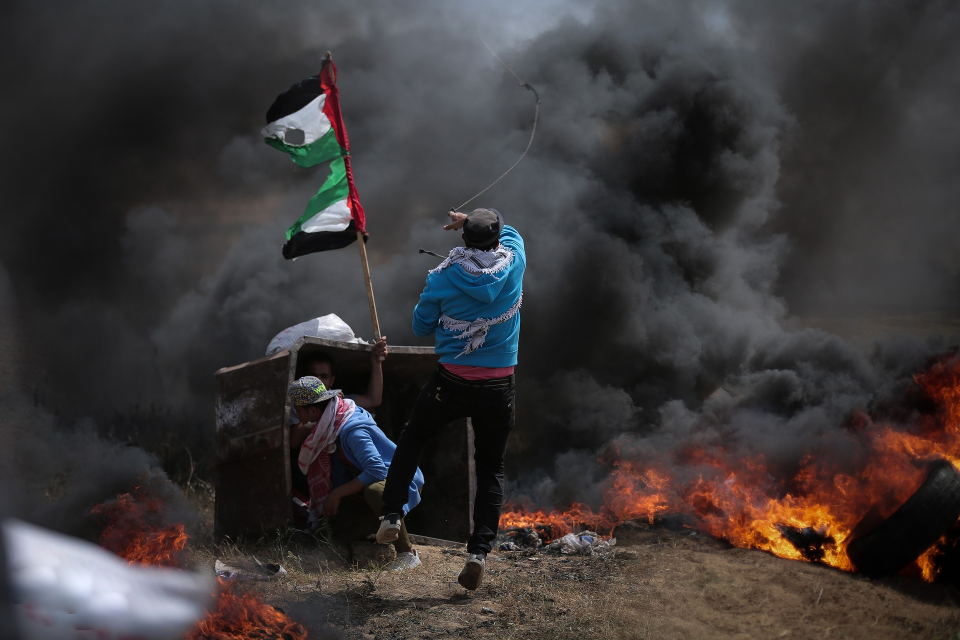
#> input picture Dominat Color Extraction/gaza.jpg, 1920 x 1280 px (shown at 1/2 size)
$ jupyter execute dominant_color.ipynb   (shell and % lines are left out)
#> lines starting #> are read from the running program, lines starting #| are printed output that depends on the picture
### Dominant colour Extraction Assignment

##### importing Dependencies

[cell 1]
import cv2
import numpy as np
import pandas as pd
import matplotlib.pyplot as plt
import matplotlib.image as img
from sklearn.cluster import KMeans

##### Read or upload image from the directory

[cell 2]
actual_image = img.imread("gaza.jpg")
#> actual_image is the input picture: shape (1280, 1920, 3); mean R, G, B 59.7, 55.6, 55.9

##### Check the Shape or Resolution of image

[cell 3]
print('Actual Image shape/resolution/dimension', actual_image.shape)
#| Actual Image shape/resolution/dimension (1280, 1920, 3)

### Re-sizing the image

[cell 4]
row, col = actual_image.shape[:2]
#> row = 1280; col = 1920
limit = 700
update_image = cv2.resize(actual_image, (int(limit*float(col)/row), limit))
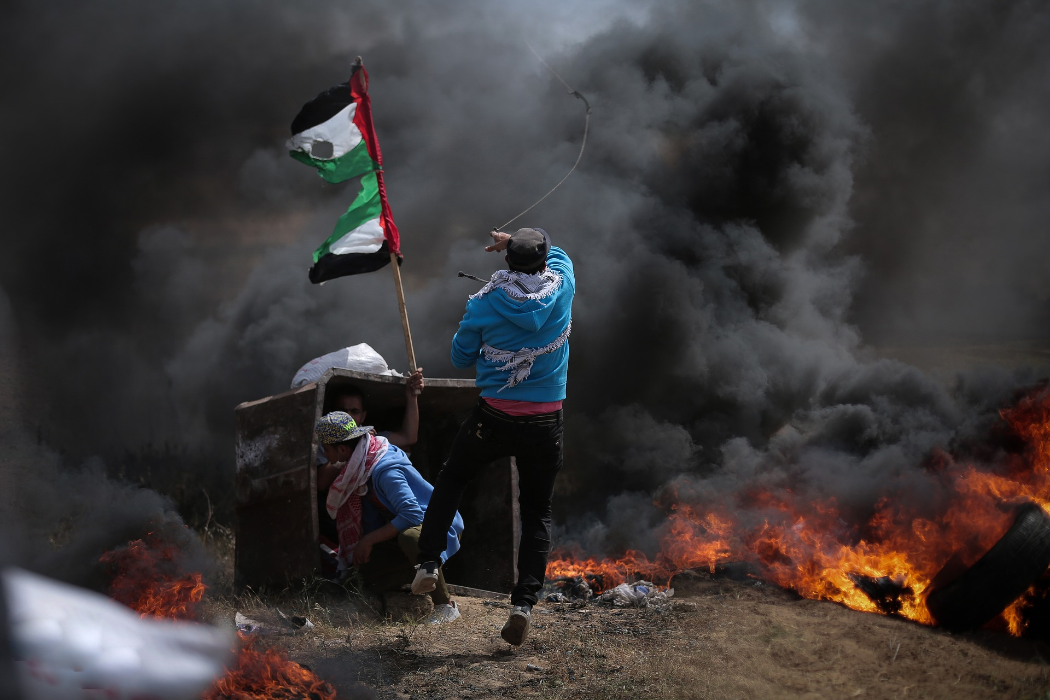
#> update_image: shape (700, 1050, 3); mean R, G, B 59.6, 55.5, 55.8

### checking the pixel size

[cell 5]
img_pixels = update_image.reshape((-1, 3))

print('Actual image pixels shape after re-shaping:', img_pixels.shape)
#| Actual image pixels shape after re-shaping: (735000, 3)
print('update image pixel shape after re-sizing :', update_image.shape)
#| update image pixel shape after re-sizing : (700, 1050, 3)

[cell 6]
plt.figure(figsize=(15,11))
plt.axis("off")

plt.subplot(121)
plt.title('Actual Image')
plt.imshow(actual_image)

plt.subplot(122)
plt.title('Image with decreased pixels size.')
plt.imshow(update_image)
plt.show()
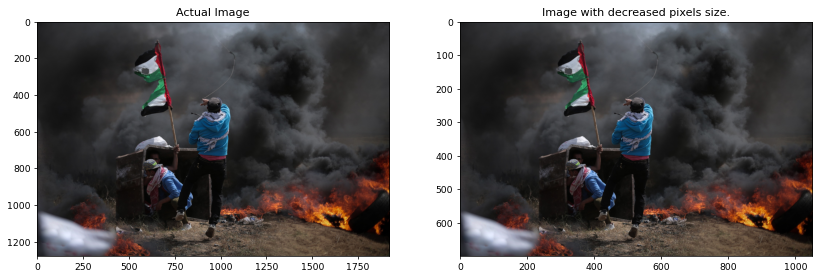
#> figure drawn by matplotlib, 2 panels

### convert the updated image into array

[cell 7]
red,green,blue =[],[],[]
for row in update_image:
    for red_val, green_val, blue_val in row:
        red.append(red_val)
        green.append(green_val)
        blue.append(blue_val)
#> after the loop, blue = 735000 items; green = 735000 items; red = 735000 items
print(row)
#> (printed output is left out)

### Normalizing the group of observations on a per feature basis

##### import 'whiten' so that feature is divided by its standard deviation across all observations to give it unit variance

[cell 8]
from scipy.cluster.vq import whiten

[cell 9]
scaled_red = whiten(red)
scaled_blue = whiten(blue)
scaled_green = whiten(green)

#### Data Framing

[cell 10]
df = pd.DataFrame({'red':red,'blue':blue,'green':green,'scaled_red':scaled_red,'scaled_blue':scaled_blue,
                   'scaled_green':scaled_green})
#> df = table of 735000 rows and 6 columns
df
#> Out = table of 735000 rows and 6 columns

#### Setting classification by KMeans and set number of 'k' or cluster becouse colors are in groups so this is the best choice for this problem

[cell 11]
k_means= KMeans(n_clusters=12)
k_means.fit(img_pixels)
print(k_means.cluster_centers_)

#### convert cluster into a common array for the colours

[cell 12]
clr_array = np.asarray(k_means.cluster_centers_, dtype='uint8')
print(clr_array)

#### Again show the orignal image for just visualization against its extracted dominent colours

[cell 13]
print("_________Original Image_________")
plt.axis('off')
plt.imshow(actual_image)
plt.show()

#### Showing the dominent colour bar

[cell 14]
print("Dominant",12,"_________Colours of Image___________ ")
plt.axis('off')
plt.imshow([clr_array])
plt.show()

#### Get the amount of dominance with respect to percentage of each dominant colour

[cell 15]
pixels_amount = np.unique(k_means.labels_, return_counts=True)[1]
percentage = pixels_amount/img_pixels.shape[0]
percentage

 #### Constructing a bar chart for the amount of each dominat colour so that the most and minor will be visualize

[cell 16]
plt.title('Dominant  Colours', size=25)
plt.bar(range(1,13), percentage, color=np.array(clr_array)/255)
plt.ylabel('Percentage')
plt.xlabel('Colours')
plt.show()
#> figure, not shown here; tallest bar 0.203 high, from x = 0.6 to 1.4

##### Sample 2

[cell 17]
sample_2 = img.imread("satellite.jpg")
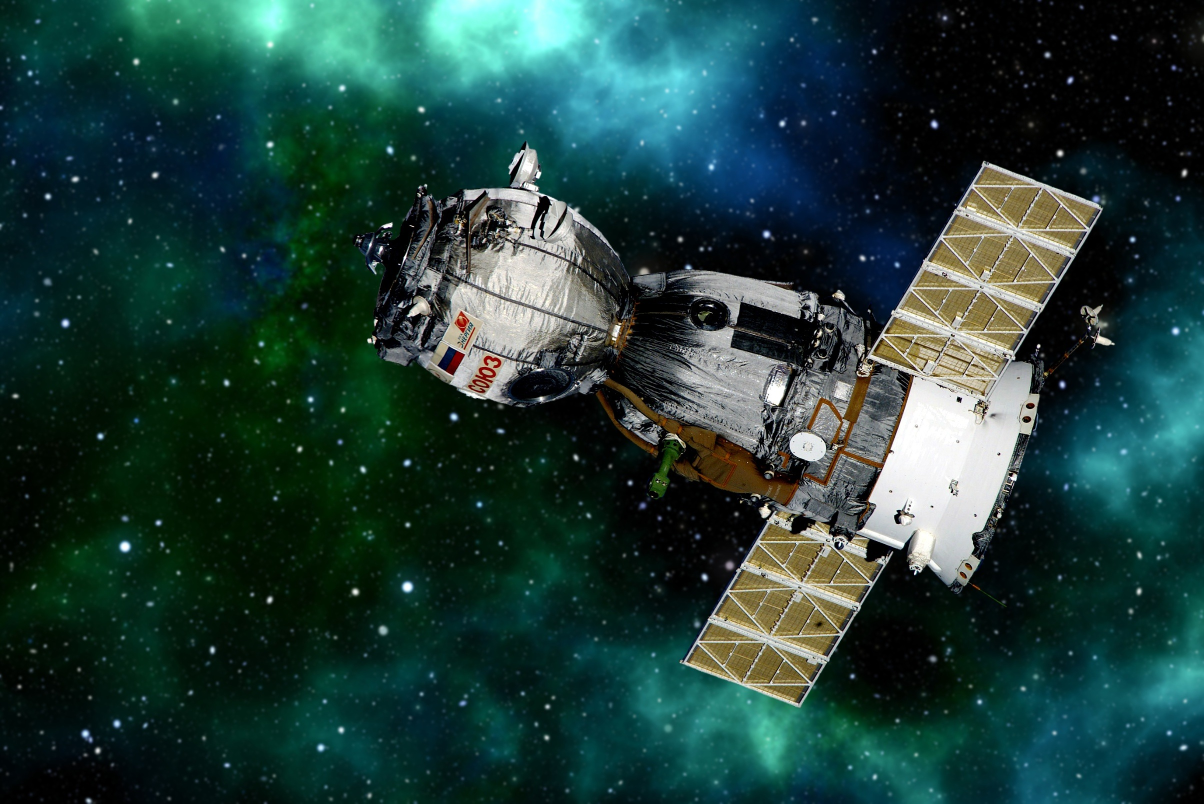
#> input picture Dominat Color Extraction/satellite.jpg, 2408 x 1607 px (shown at 1/2 size)
#> sample_2 is the input picture: shape (1607, 2408, 3); mean R, G, B 31.6, 61.5, 56.8
row, col = sample_2.shape[:2]
#> row = 1607; col = 2408
limit = 700
sample2_image = cv2.resize(sample_2, (int(limit*float(col)/row), limit))
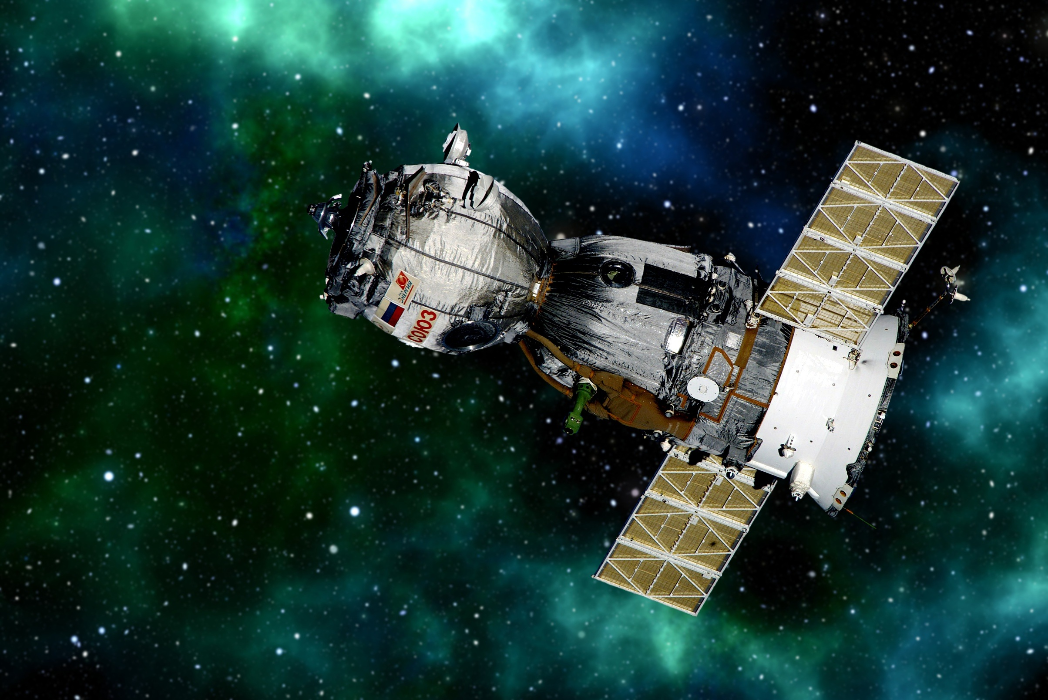
#> sample2_image: shape (700, 1048, 3); mean R, G, B 31.5, 61.4, 56.7
sample2_pixels = sample2_image.reshape((-1, 3))
red,green,blue =[],[],[]
for row in update_image:
    for red_val, green_val, blue_val in row:
        red.append(red_val)
        green.append(green_val)
        blue.append(blue_val)

scaled_red = whiten(red)
scaled_blue = whiten(blue)
scaled_green = whiten(green)

k_means= KMeans(n_clusters=12)
k_means.fit(sample2_pixels)
sample2_clr_array = np.asarray(k_means.cluster_centers_, dtype='uint8')

sample2_pixels_amount = np.unique(k_means.labels_, return_counts=True)[1]
sample2_percentage = sample2_pixels_amount/sample2_pixels.shape[0]

plt.title('Dominant  Colours of Satellite Image', size=25)
plt.bar(range(1,13), sample2_percentage, color=np.array(sample2_clr_array)/255)
plt.ylabel('Percentage')
plt.xlabel('Colours')
plt.show()
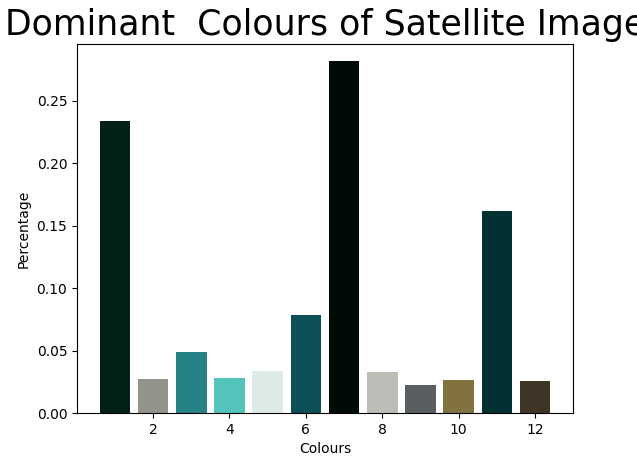
#> figure drawn by matplotlib, 1 panel; tallest bar 0.282 high, from x = 6.6 to 7.4

[cell 18]
print("_________Original Image of Satellite_________")
plt.axis('off')
plt.imshow(sample2_image)
plt.show()

### sample 3

[cell 19]
sample_3 = img.imread("srinagar.jpg")
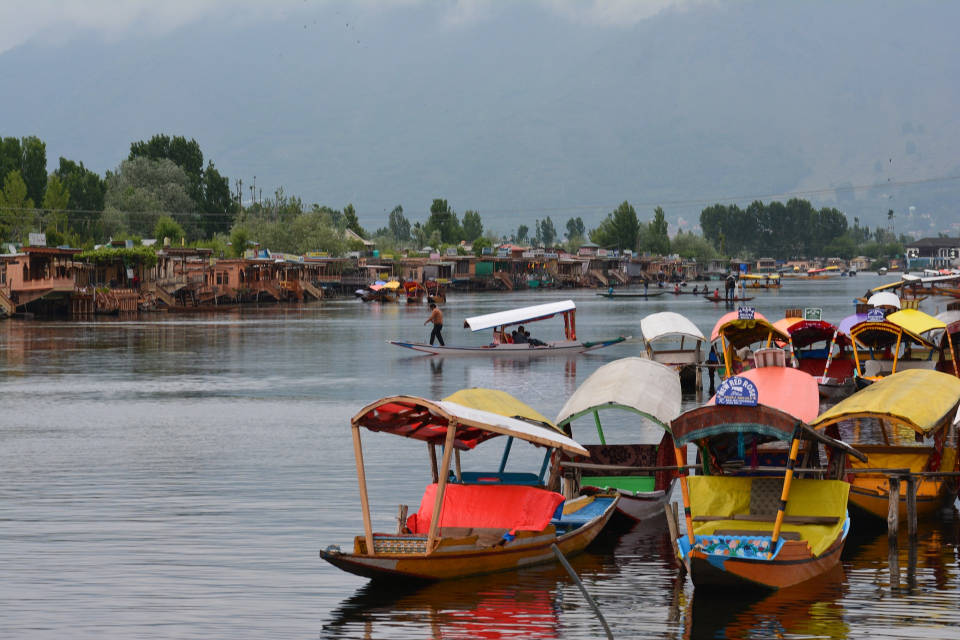
#> input picture Dominat Color Extraction/srinagar.jpg, 1920 x 1280 px (shown at 1/2 size)
#> sample_3 is the input picture: shape (1280, 1920, 3); mean R, G, B 120.6, 119.5, 119.4
row, col = sample_3.shape[:2]
#> row = 1280; col = 1920
limit = 700
sample3_image = cv2.resize(sample_3, (int(limit*float(col)/row), limit))
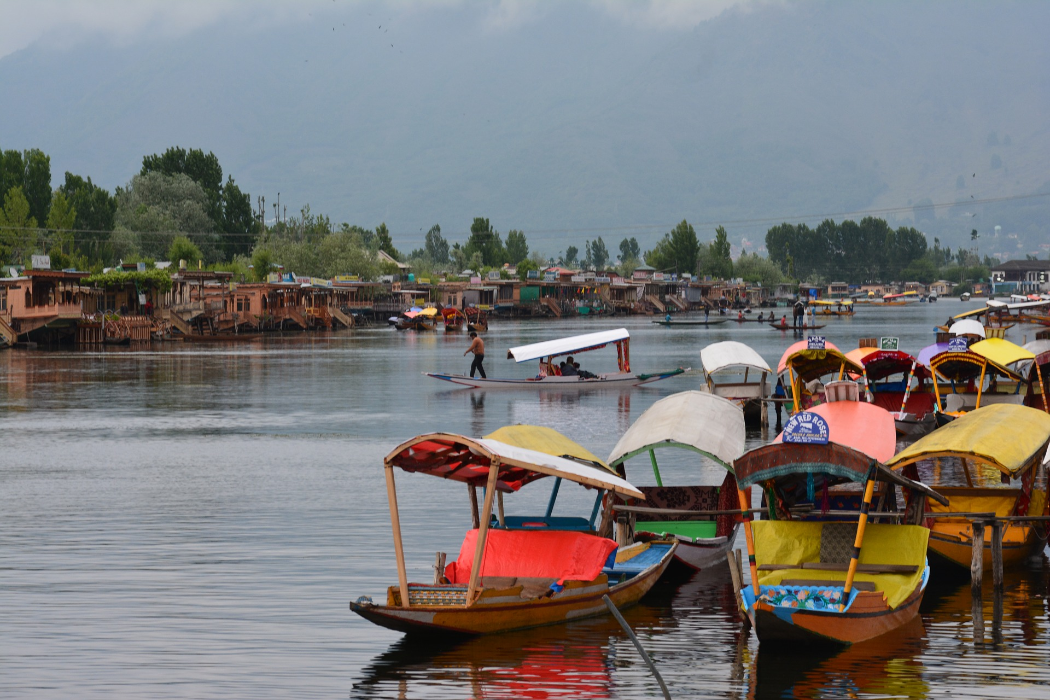
#> sample3_image: shape (700, 1050, 3); mean R, G, B 120.5, 119.4, 119.3
sample3_pixels = sample3_image.reshape((-1, 3))
red,green,blue =[],[],[]
for row in update_image:
    for red_val, green_val, blue_val in row:
        red.append(red_val)
        green.append(green_val)
        blue.append(blue_val)

scaled_red = whiten(red)
scaled_blue = whiten(blue)
scaled_green = whiten(green)

k_means= KMeans(n_clusters=12)
k_means.fit(sample3_pixels)
sample3_clr_array = np.asarray(k_means.cluster_centers_, dtype='uint8')

sample3_pixels_amount = np.unique(k_means.labels_, return_counts=True)[1]
sample3_percentage = sample3_pixels_amount/sample3_pixels.shape[0]

plt.title('Dominant  Colours', size=25)
plt.bar(range(1,13), sample3_percentage, color=np.array(sample3_clr_array)/255)
plt.ylabel('Percentage')
plt.xlabel('Colours')
plt.show()
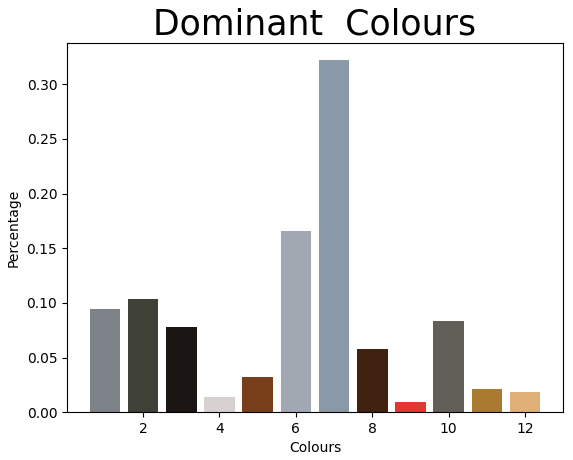
#> figure drawn by matplotlib, 1 panel; tallest bar 0.322 high, from x = 6.6 to 7.4
